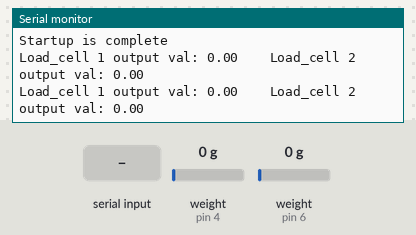
Bench run of a sketch on a simulated Arduino Nano, built with avr-gcc and run on an emulated ATmega328P. Shown: the last lines printed to the serial monitor. The inputs (shaded band) are chosen by the test bench; at power-on: weight on the scale (sensors on pin 4, pin 6) 0 g.

Above: at 6.5 s.
6.6 s: "t" received over Serial
At 7.2 s:
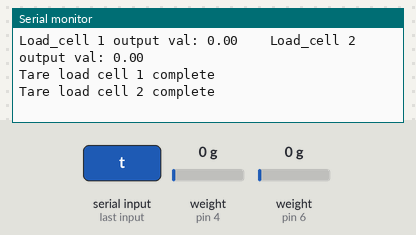
8.1 s: weight on the scale (sensor on pin 4) set to 100 g
At 9.0 s:
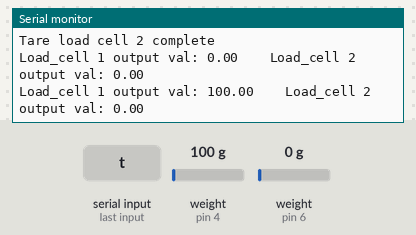
9.6 s: weight on the scale (sensor on pin 6) set to 100 g
At 10.7 s:
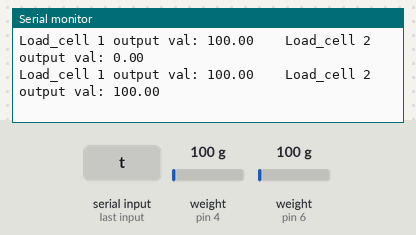
11.1 s: weight on the scale (sensor on pin 4) set to 1250 g
At 12.1 s:
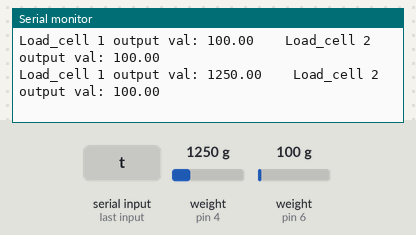
12.6 s: weight on the scale (sensor on pin 6) set to 1250 g
At 14.1 s:
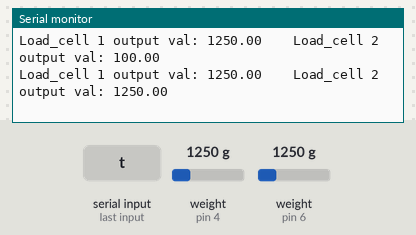
Timing chart, 0 to 15.1 s (numbered marks = the images above; inputs shaded):
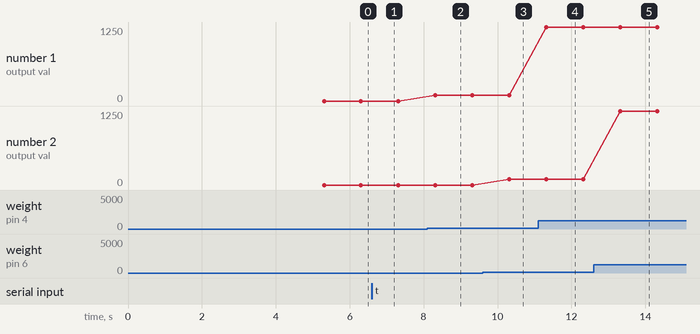

Measured:
- after the input at 6.6 s, the serial monitor: prints a new line at once (image 1)
- after the input at 8.1 s, the serial monitor: prints a new line after 0.21 s (image 2)
- after the input at 9.6 s, the serial monitor: prints a new line after 0.71 s (image 3)
- after the input at 11.1 s, the serial monitor: prints a new line after 0.21 s (image 4)
- after the input at 12.6 s, the serial monitor: prints a new line after 0.72 s (image 5)
- plotted number 1: 0 → 100 after the input at 8.1 s, 100 → 1250 after the input at 11.1 s

The sketch:

Read_2x_load_cell.ino
```cpp
//-------------------------------------------------------------------------------------
// HX711_ADC.h
// Arduino master library for HX711 24-Bit Analog-to-Digital Converter for Weigh Scales
// Olav Kallhovd sept2017
// Tested with      : HX711 asian module on channel A and YZC-133 3kg load cell
// Tested with MCU  : Arduino Nano
//-------------------------------------------------------------------------------------
// This is an example sketch on how to use this library for two ore more HX711 modules
// Settling time (number of samples) and data filtering can be adjusted in the config.h file

#include <HX711_ADC.h>
#if defined(ESP8266)|| defined(ESP32) || defined(AVR)
#include <EEPROM.h>
#endif

//pins:
const int HX711_dout_1 = 4; //mcu > HX711 no 1 dout pin
const int HX711_sck_1 = 5; //mcu > HX711 no 1 sck pin
const int HX711_dout_2 = 6; //mcu > HX711 no 2 dout pin
const int HX711_sck_2 = 7; //mcu > HX711 no 2 sck pin

//HX711 constructor (dout pin, sck pin)
HX711_ADC LoadCell_1(HX711_dout_1, HX711_sck_1); //HX711 1
HX711_ADC LoadCell_2(HX711_dout_2, HX711_sck_2); //HX711 2

const int calVal_eepromAdress_1 = 0; // eeprom adress for calibration value load cell 1 (4 bytes)
const int calVal_eepromAdress_2 = 4; // eeprom adress for calibration value load cell 2 (4 bytes)
unsigned long t = 0;

void setup() {
  Serial.begin(57600); delay(500);
  Serial.println();
  Serial.println("Starting...");

  float calibrationValue_1; // calibration value load cell 1
  float calibrationValue_2; // calibration value load cell 2

  //calibrationValue_1 = -50.0; // uncomment this if you want to set this value in the sketch
  //calibrationValue_2 = -53.0; // uncomment this if you want to set this value in the sketch
#if defined(ESP8266) || defined(ESP32)
  EEPROM.begin(512); // uncomment this if you use ESP8266 and want to fetch the value from eeprom
#endif
  EEPROM.get(calVal_eepromAdress_1, calibrationValue_1); // uncomment this if you want to fetch the value from eeprom
  EEPROM.get(calVal_eepromAdress_2, calibrationValue_2); // uncomment this if you want to fetch the value from eeprom

  LoadCell_1.begin();
  LoadCell_2.begin();
  //LoadCell_1.setReverseOutput();
  //LoadCell_2.setReverseOutput();
  unsigned long stabilizingtime = 2000; // tare preciscion can be improved by adding a few seconds of stabilizing time
  boolean _tare = true; //set this to false if you don't want tare to be performed in the next step
  byte loadcell_1_rdy = 0;
  byte loadcell_2_rdy = 0;
  while ((loadcell_1_rdy + loadcell_2_rdy) < 2) { //run startup, stabilization and tare, both modules simultaniously
    if (!loadcell_1_rdy) loadcell_1_rdy = LoadCell_1.startMultiple(stabilizingtime, _tare);
    if (!loadcell_2_rdy) loadcell_2_rdy = LoadCell_2.startMultiple(stabilizingtime, _tare);
  }
  if (LoadCell_1.getTareTimeoutFlag()) {
    Serial.println("Timeout, check MCU>HX711 no.1 wiring and pin designations");
  }
  if (LoadCell_2.getTareTimeoutFlag()) {
    Serial.println("Timeout, check MCU>HX711 no.2 wiring and pin designations");
  }
  LoadCell_1.setCalFactor(calibrationValue_1); // user set calibration value (float)
  LoadCell_2.setCalFactor(calibrationValue_2); // user set calibration value (float)
  Serial.println("Startup is complete");
}

void loop() {
  static boolean newDataReady = 0;
  const int serialPrintInterval = 1000; //increase value to slow down serial print activity

  // check for new data/start next conversion:
  if (LoadCell_1.update()) newDataReady = true;
  LoadCell_2.update();

  //get smoothed value from data set
  if ((newDataReady)) {
    if (millis() > t + serialPrintInterval) {
      float a = LoadCell_1.getData();
      float b = LoadCell_2.getData();
      Serial.print("Load_cell 1 output val: ");
      Serial.print(a);
      Serial.print("    Load_cell 2 output val: ");
      Serial.println(b);
      newDataReady = 0;
      t = millis();
    }
  }

  // receive command from serial terminal, send 't' to initiate tare operation:
  if (Serial.available() > 0) {
    char inByte = Serial.read();
    if (inByte == 't') {
      LoadCell_1.tareNoDelay();
      LoadCell_2.tareNoDelay();
    }
  }

  //check if last tare operation is complete
  if (LoadCell_1.getTareStatus() == true) {
    Serial.println("Tare load cell 1 complete");
  }
  if (LoadCell_2.getTareStatus() == true) {
    Serial.println("Tare load cell 2 complete");
  }

}
```
